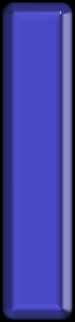
#> input picture utils/data_collect/single_pendulum/pendulum.png, 75 x 322 px
$ python -i angle_estimator.py   (imports and definitions only)
#> lines starting #> are read from the running program, lines starting #| are printed output that depends on the picture; after the words box and inside, x2 and y2 are one past the last pixel; in counts of white or black regions, pixels touching at a corner belong together
'''
This script provides utility functions estimating angles of a double pendulum from image.
Step 1. Extract each of the two pendulums from the image.
Step 2. Do a rectangle fitting of each pendulum.
Step 3. Estimate the angles of the pendulums.
Certain images will be rejected if any pendulum does not exist, is hidden, or has a wrong shape.
'''

import cv2
import os
import numpy as np
from PIL import ImageFont, ImageDraw, Image

'''
Extract the two pendulums from the image.
Args:
    img: double pendulum image in BGR format
Returns:
    seg_1: segmentation of the first pendulum
    seg_2: segmentation of the second pendulum
'''
def seg_from_img(img):
    # pixel thresholds (in HSV)
    v_min_1 = (0, 0, 0)
    v_max_1 = (255, 255, 140)
    v_min_2 = (60, 0, 0)
    v_max_2 = (255, 255, 255)
    # background color in HSV (RGB: [215, 205, 192])
    bg_color = [17, 27, 215]

    img_hsv = cv2.cvtColor(img, cv2.COLOR_BGR2HSV)
    # extract the first pendulum
    seg_1 = cv2.inRange(img_hsv, v_min_1, v_max_1)
    # remove the first pendulum by replacing it with background pixels
    img_hsv[seg_1==255] = bg_color
    # extract the second pendulum
    seg_2 = cv2.inRange(img_hsv, v_min_2, v_max_2)

    return seg_1, seg_2


'''
Fit pendulum in a rectangle.
Args:
    seg: segmentation of the pendulum
Returns:
    rej: (True/False) if the image is rejected
    rect: (Box2D structure) the fitted rectangle
'''
def fit_pendulum(seg):
    # find all contours
    contours, _ = cv2.findContours(seg, cv2.RETR_TREE, cv2.CHAIN_APPROX_SIMPLE)
    # reject if no contours found
    if len(contours) == 0:
        return True, None
    # find the contour with the maximum area
    cnt = max(contours, key=cv2.contourArea)
    area = cv2.contourArea(cnt)
    # reject if the contour is too small
    if area < 125:
        return True, None
    # rectangle fitting
    rect = cv2.minAreaRect(cnt)
    _, (width, height), _ = rect
    # reject if the rectangle is too close to a square
    if abs(height-width) < 8:
        return True, None
    # reject if the rectangle does not properly fit the contour
    if height*width > 2 * area:
        return True, None

    return False, rect


'''
Estimate the angle of pendulum from its fitted rectangle.
Args:
    rect: (Box2D structure) the fitted rectangle
    ref_pt: reference point to determine the arrow direction
Returns:
    angle: the estimated angle in radians in range (0, 2*pi)
    box: box points of the rectangle
    arrow: the arrow pointing along the angle
'''
def estimate_angle(rect, ref_pt):
    # box points
    box = cv2.boxPoints(rect)
    # center, width and height
    (cx, cy), (width, height), _ = rect
    # specify the direction vector of the pendulum
    if width < height:
        v_d = box[0] - box[1]
    else:
        v_d = box[0] - box[3]
    # reference vector
    v_ref = np.array([cx, cy]) - ref_pt
    # choose the one from v_d and -v_d whose angle with v_ref
    # is less than pi
    if np.dot(v_d, v_ref) < 0:
        v_d = -v_d
    # counterclockwise angle from (0,-1) to v_d
    angle = np.arctan2(-v_d[1], v_d[0]) + np.pi/2
    if angle < 0:
        angle += 2*np.pi
    arrow = ((int(cx), int(cy)), (int(cx+v_d[0]), int(cy+v_d[1])))
    return angle, box, arrow


'''
Obtain the angles of double pendulum from image
Args:
    img: double pendulum image in BGR format
Returns:
    rej: (True/False) if the image is rejected
    angles: the estimated angles in radians in range (0, 2*pi)
    img_marked: image marked with the fitted rectangles,
    the direction vectors and the estimated angles (BGR format)
'''
def obtain_angle(img):
    img_marked = img.copy()
    seg_1, seg_2 = seg_from_img(img)
    rej_1, rect_1 = fit_pendulum(seg_1)
    rej_2, rect_2 = fit_pendulum(seg_2)
    if rej_1:
        rej = True
        angles = []
        # cv2.putText(img_marked, 'Reject', (10, 25), cv2.FONT_HERSHEY_DUPLEX, 1, (0, 0, 0), 2)
        cv2.line(img_marked, (64,64), (64,128), (0, 0, 255), 1)

        img_pil = Image.fromarray(img_marked)

        font_path = "/usr/share/fonts/truetype/dejavu/DejaVuSans.ttf"

        font_main = ImageFont.truetype(font_path, size=24)
        font_sub = ImageFont.truetype(font_path, size=10)
        main_x, main_y = (5,0)

        # Draw the text using PIL
        draw = ImageDraw.Draw(img_pil)
        text = "Reject"
        draw.text((main_x, main_y),  text, font=font_main, fill=0)

        img_marked = np.asarray(img_pil)
    elif rej_2:
        rej = True
        angles = []
        # cv2.putText(img_marked, 'Reject', (10, 25), cv2.FONT_HERSHEY_DUPLEX, 1, (0, 0, 0), 2)
        cv2.line(img_marked, (64,64), (64,128), (0, 0, 255), 1)

        img_pil = Image.fromarray(img_marked)

        font_path = "/usr/share/fonts/truetype/dejavu/DejaVuSans.ttf"

        font_main = ImageFont.truetype(font_path, size=24)
        font_sub = ImageFont.truetype(font_path, size=10)
        main_x, main_y = (5,0)

        # Draw the text using PIL
        draw = ImageDraw.Draw(img_pil)
        text = "Reject"
        draw.text((main_x, main_y),  text, font=font_main, fill=0)

        img_marked = np.asarray(img_pil)
    else:
        rej = False
        img_center = np.array([64, 64])
        angle_1, box_1, arrow_1 = estimate_angle(rect_1, img_center)
        (cx, cy), _, _ = rect_1
        pd_1_end = 2 * np.array([cx, cy]) - img_center
        angle_2, box_2, arrow_2 = estimate_angle(rect_2, pd_1_end)
        angles = [angle_1, angle_2]
        # [9 lines of commented-out code are left out]

        cv2.line(img_marked, (64,64), (64,128), (0, 0, 255), 1)

        img_pil = Image.fromarray(img_marked)

        font_path = "/usr/share/fonts/truetype/dejavu/DejaVuSans.ttf"

        font_main = ImageFont.truetype(font_path, size=24)
        font_sub = ImageFont.truetype(font_path, size=10)
        main_x, main_y = (5,0)

        # Draw the text using PIL
        draw = ImageDraw.Draw(img_pil)
        text = "θ =" + str((round((angle_1*180/np.pi)+ 180) % 360 - 180)) + "°\nθ ="+ str((round((angle_2*180/np.pi)+ 180) % 360 - 180)) + "°"
        draw.text((main_x, main_y),  text, font=font_main, fill=0)

        sub_x = main_x + font_main.getlength("θ") - font_sub.getlength("1") * 0.15
        sub_y = main_y + font_main.getbbox("θ")[3]
        draw.text((sub_x, sub_y), "1", fill=(0,0,0), font=font_sub)

        sub_x = main_x + font_main.getlength("θ") - font_sub.getlength("2") * 0.15
        sub_y = main_y + 2.2*font_main.getbbox("θ")[3]
        draw.text((sub_x, sub_y), "2", fill=(0,0,0), font=font_sub)

        # Back to float32 in [0,1] if you need it again as numpy
        img_marked = np.asarray(img_pil)


    return rej, angles, img_marked

>>> import cv2
>>> picture = cv2.imread('../../data_collect/single_pendulum/pendulum.png')
#> picture is the input picture: shape (322, 75, 3); mean B, G, R 157.7, 66.4, 65.5
>>> result = obtain_angle(picture)
#> in seg_from_img, `img_hsv = cv2.cvtColor(img, cv2.COLOR_BGR2HSV)`: img_hsv: shape (322, 75, 3); mean H, S, V 110.9, 139, 157.7
#> in seg_from_img, `seg_1 = cv2.inRange(img_hsv, v_min_1, v_max_1)`:
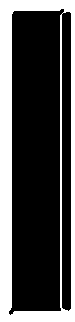
#> seg_1: shape (322, 75); 29.2% white; 1 white region, box (x1, y1, x2, y2) and area: (0, 0, 75, 322) 7044
#> in seg_from_img, `img_hsv[seg_1==255] = bg_color`: img_hsv: shape (322, 75, 3); mean H, S, V 89.9, 112.4, 197.7
#> in seg_from_img, `seg_2 = cv2.inRange(img_hsv, v_min_2, v_max_2)`: seg_2: shape (322, 75); 70.8% white; 1 black region
#> in fit_pendulum, `contours, _ = cv2.findContours(seg, cv2.RETR_TREE, cv2.CHAIN_APPROX_SI..`: contours = 3 contours; box (x1, y1, x2, y2) and area: (0, 0, 75, 322) 23754, (8, 8, 65, 316) 14787, (61, 11, 72, 312) 2975
#> in fit_pendulum, `cnt = max(contours, key=cv2.contourArea)`: cnt = [[0, 0], [0, 321], [74, 321], [74, 0]]
#> in fit_pendulum, `area = cv2.contourArea(cnt)`: area = 23754
#> in fit_pendulum, `rect = cv2.minAreaRect(cnt)`: rect = ((37, 160.5), (321, 74), -90)
#> in fit_pendulum, `_, (width, height), _ = rect`: width = 321; height = 74
#> in obtain_angle, `rej_1, rect_1 = fit_pendulum(seg_1)`: rej_1 = False; rect_1 = ((37, 160.5), (321, 74), -90)
#> in fit_pendulum (call 2), `contours, _ = cv2.findContours(seg, cv2.RETR_TREE, cv2.CHAIN_APPROX_SI..`: contours = 2 contours, 1 with area under 20; largest, box (x1, y1, x2, y2) and area: (9, 9, 71, 315) 16452
#> in obtain_angle, `rej_2, rect_2 = fit_pendulum(seg_2)`: rej_2 = False; rect_2 = ((39.5, 161.5), (305, 61), -90)
#> in estimate_angle, `box = cv2.boxPoints(rect)`: box = [[74, 321], [7.63e-06, 321], [7.63e-06, 0], [74, 0]]
#> in estimate_angle, `(cx, cy), (width, height), _ = rect`: cx = 37; cy = 160.5; width = 321; height = 74
#> in estimate_angle, `v_d = box[0] - box[3]`: v_d = [0, 321]
#> in estimate_angle, `v_ref = np.array([cx, cy]) - ref_pt`: v_ref = [-27, 96.5]
#> in estimate_angle, `angle = np.arctan2(-v_d[1], v_d[0]) + np.pi/2`: angle = -4.37e-08
#> in estimate_angle, `angle += 2*np.pi`: angle = 6.28
#> in estimate_angle, `arrow = ((int(cx), int(cy)), (int(cx+v_d[0]), int(cy+v_d[1])))`: arrow = ((37, 160), (37, 481))
#> in obtain_angle, `angle_1, box_1, arrow_1 = estimate_angle(rect_1, img_center)`: angle_1 = 6.28; box_1 has the same summary as box in estimate_angle; arrow_1 = ((37, 160), (37, 481))
#> in obtain_angle, `(cx, cy), _, _ = rect_1`: cx = 37; cy = 160.5
#> in obtain_angle, `pd_1_end = 2 * np.array([cx, cy]) - img_center`: pd_1_end = [10, 257]
#> in obtain_angle, `angle_2, box_2, arrow_2 = estimate_angle(rect_2, pd_1_end)`: angle_2 = 3.14; box_2 = [[70, 314], [9, 314], [9, 9], [70, 9]]; arrow_2 = ((39, 161), (39, -143))
#> in obtain_angle, `angles = [angle_1, angle_2]`: angles = [6.28, 3.14]
#> in obtain_angle, `cv2.line(img_marked, (64,64), (64,128), (0, 0, 255), 1)`:
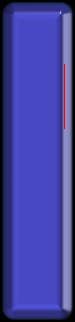
#> img_marked: shape (322, 75, 3); 0.27% of pixels changed, all inside (x1, y1, x2, y2) = (64, 64, 65, 129)
#> in obtain_angle, `img_marked = np.asarray(img_pil)`:
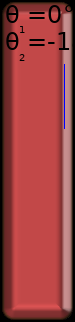
#> img_marked: shape (322, 75, 3); mean R, G, B 153.4, 64.4, 64.3
